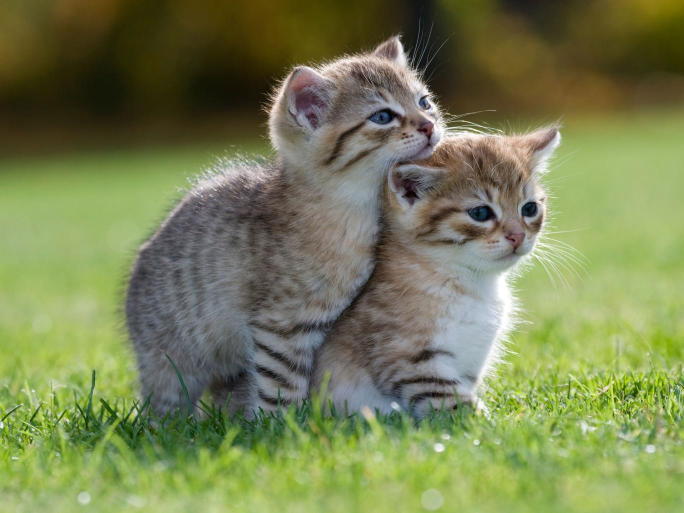
#> input picture notebooks/images/cat.jpg, 1368 x 1026 px (shown at 1/2 size)
$ jupyter execute basic_imgprocess.ipynb   (shell and % lines are left out)   (Python 2 division)   (older library calls are emulated)
#> lines starting #> are read from the running program, lines starting #| are printed output that depends on the picture
[cell 1]
"""
 Basic imgae load, plot, resize, etc..
 Sungjoon Choi (sungjoon.choi@cpslab.snu.ac.kr)
"""
# Import packs
import numpy as np
import os
from scipy.misc import imread, imresize
import matplotlib.pyplot as plt
import skimage.io
import skimage.transform
# import tensorflow as tf


print ("Packs loaded")

[cell 2]
# Print Current Folder
cwd = os.getcwd()
print ("Current folder is %s" % (cwd) )

# Useful function
def print_typeshape(img):
    print("Type is %s" % (type(img)))
    print("Shape is %s" % (img.shape,))

# Load & plot

[cell 3]
# Load
cat = imread(cwd + "/images/cat.jpg")
#> cat is the input picture: shape (1026, 1368, 3); mean R, G, B 119.6, 128.1, 83.3
print_typeshape(cat)
#| Type is <class 'numpy.ndarray'>
#| Shape is (1026, 1368, 3)
# Plot
plt.figure(0)
plt.imshow(cat)
plt.title("Original Image with imread")
plt.draw()

[cell 4]
# Load
cat2 = imread(cwd + "/images/cat.jpg").astype(np.float)
print_typeshape(cat2)
#| Type is <class 'numpy.ndarray'>
#| Shape is (1026, 1368, 3)
# Plot
plt.figure(0)
plt.imshow(cat2)
plt.title("Original Image with imread.astype(np.float)")
plt.draw()
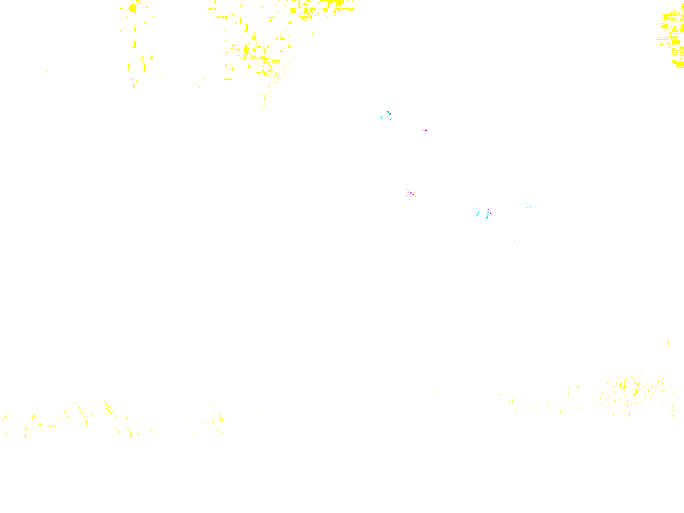
#> shown: shape (1026, 1368, 3) float64 (shown at 1/2 size); mean R, G, B 1, 1, 0.995

[cell 5]
# Load
cat3 = imread(cwd + "/images/cat.jpg").astype(np.float)
print_typeshape(cat3)
#| Type is <class 'numpy.ndarray'>
#| Shape is (1026, 1368, 3)
# Plot
plt.figure(0)
plt.imshow(cat3/255.)
plt.title("Original Image with imread.astype(np.float)/255.")
plt.draw()

# Resize

[cell 6]
# Resize
catsmall = imresize(cat, [100, 100, 3])
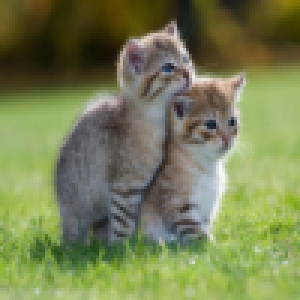
#> catsmall: shape (100, 100, 3) (shown 3 times larger); mean R, G, B 119.6, 128.1, 83.3
print_typeshape(catsmall)
#| Type is <class 'numpy.ndarray'>
#| Shape is (100, 100, 3)
# Plot
plt.figure(1)
plt.imshow(catsmall)
plt.title("Resized Image")
plt.draw()

# Grayscale

[cell 7]
# Grayscale
def rgb2gray(rgb):
    if len(rgb.shape) is 3:
        return np.dot(rgb[...,:3], [0.299, 0.587, 0.114])
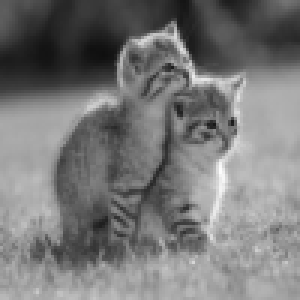
#> returned value: shape (100, 100) float64 (shown 3 times larger); min 15.83, max 252, mean 120.5
    else:
        print ("Current Image if GRAY!")
        return rgb
catsmallgray = rgb2gray(catsmall)

print ("size of catsmallgray is %s" % (catsmallgray.shape,))
#| size of catsmallgray is (100, 100)
print ("type of catsmallgray is", type(catsmallgray))
#| type of catsmallgray is <class 'numpy.ndarray'>

plt.figure(2)
plt.imshow(catsmallgray, cmap=plt.get_cmap("gray"))
plt.title("[imshow] Gray Image")
plt.colorbar()
plt.draw()
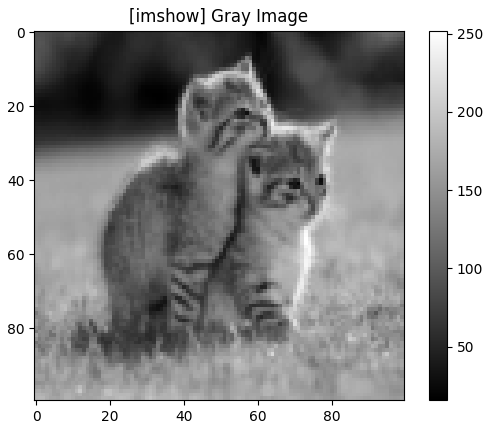
#> figure drawn by matplotlib, 2 panels

# Reshape

[cell 8]
# Convert to Vector
catrowvec = np.reshape(catsmallgray, (1, -1));
print ("size of catrowvec is %s" % (catrowvec.shape,))
#| size of catrowvec is (1, 10000)
print ("type of catrowvec is", type(catrowvec))
#| type of catrowvec is <class 'numpy.ndarray'>

# Convert to Matrix
catmatrix = np.reshape(catrowvec, (100, 100));
print ("size of catmatrix is %s" % (catmatrix.shape,))
#| size of catmatrix is (100, 100)
print ("type of catmatrix is", type(catmatrix))
#| type of catmatrix is <class 'numpy.ndarray'>

# Load from folder

[cell 9]
# Load from Folder
cwd  = os.getcwd()
path = cwd + "/images/cats"
valid_exts = [".jpg",".gif",".png",".tga", ".jpeg"]

# print ("Images in %s are: \n %s" % (path, os.listdir(path)))
print ("%d files in %s" % (len(os.listdir(path)), path))

# Append Images and their Names to Lists
imgs = []
names = []
for f in os.listdir(path):
    # For all files
    ext = os.path.splitext(f)[1]
    # Check types
    if ext.lower() not in valid_exts:
        continue
    fullpath = os.path.join(path,f)
    imgs.append(imread(fullpath))
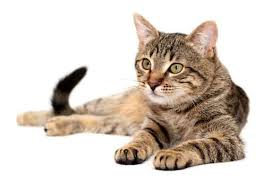
#> input picture notebooks/images/cats/download (1).jpeg, 272 x 185 px
    names.append(os.path.splitext(f)[0]+os.path.splitext(f)[1])
print ("%d images loaded" % (len(imgs)))
#| 3 images loaded

[cell 10]
# Check
nimgs = len(imgs)
#> nimgs = 3
randidx = np.sort(np.random.randint(nimgs, size=3))
#> randidx = [0, 0, 1]
print ("Type of 'imgs': ", type(imgs))
#| Type of 'imgs':  <class 'list'>
print ("Length of 'imgs': ", len(imgs))
#| Length of 'imgs':  3
for curr_img, curr_name, i \
    in zip([imgs[j] for j in randidx]
           , [names[j] for j in randidx]
           , range(len(randidx))):
    print ("[%d] Type of 'curr_img': %s" % (i, type(curr_img)))
    print ("    Name is: %s" % (curr_name))
    print ("    Size of 'curr_img': %s" % (curr_img.shape,))
#> this loop made 3 passes
#> curr_name on passes 1 to 3: 'download (1).jpeg', 'download (1).jpeg', 'download (2).jpeg'
#| [0] Type of 'curr_img': <class 'numpy.ndarray'>
#|     Name is: download (1).jpeg
#|     Size of 'curr_img': (185, 272, 3)
#| [1] Type of 'curr_img': <class 'numpy.ndarray'>
#|     Name is: download (1).jpeg
#|     Size of 'curr_img': (185, 272, 3)
#| [2] Type of 'curr_img': <class 'numpy.ndarray'>
#|     Name is: download (2).jpeg
#|     Size of 'curr_img': (225, 225, 3)

[cell 11]
# Plot Images in 'imgs' list
nimgs = len(imgs)
randidx = np.sort(np.random.randint(nimgs, size=3))
#> randidx = [1, 1, 2]
for curr_img, curr_name, i \
    in zip([imgs[j] for j in randidx]
           , [names[j] for j in randidx], range(len(randidx))):
    plt.figure(i)
    plt.imshow(curr_img)
    plt.title("[" + str(i) + "] ")
    plt.draw()
#> this loop made 3 passes
#> curr_name on passes 1 to 3: 'download (2).jpeg', 'download (2).jpeg', 'download (3).jpeg'
